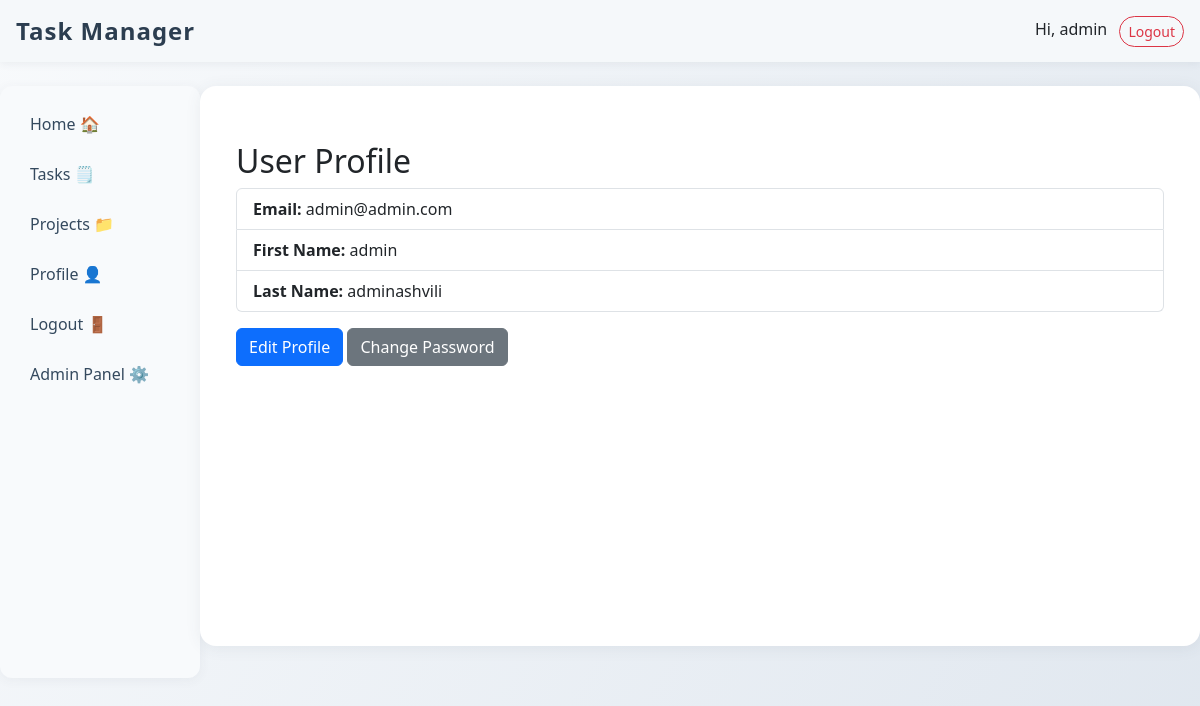
The app's page /profile/ (signed in), older data.
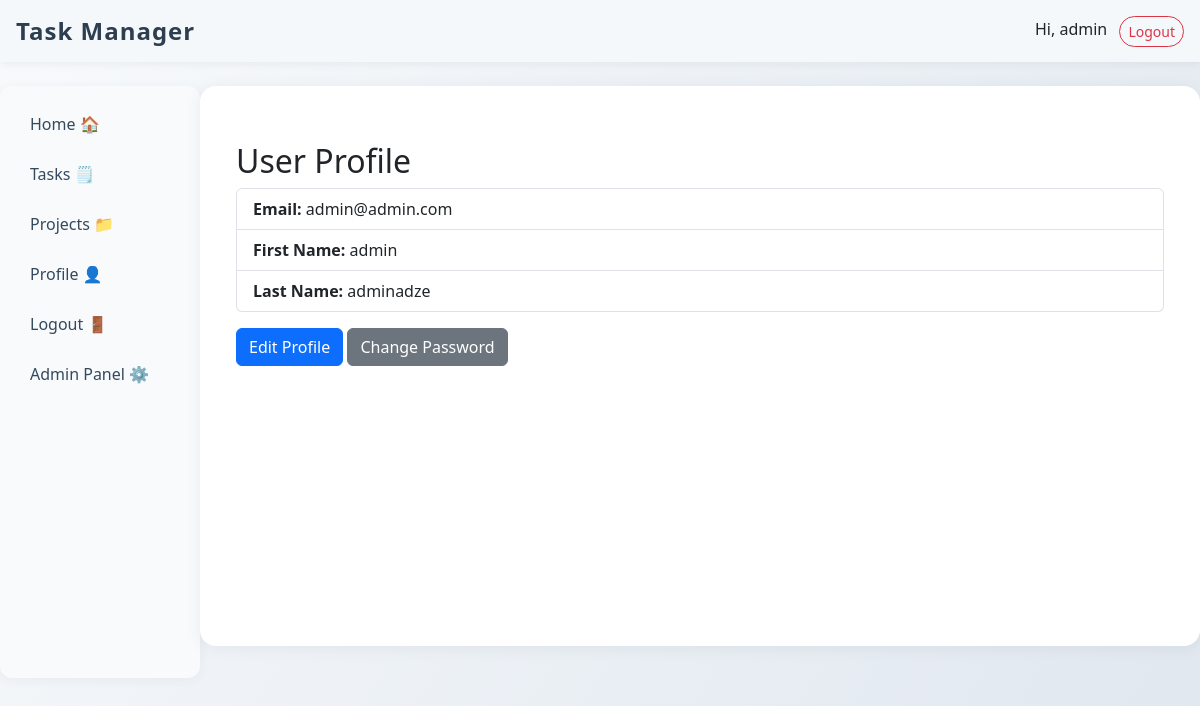
The same page, newer data.
### accounts/models.py (models this page shows, shortened)
class CustomUser(AbstractBaseUser, PermissionsMixin):
    email = models.EmailField(unique=True)
    first_name = models.CharField(max_length=50, blank=True)
    last_name = models.CharField(max_length=50, blank=True)
    is_active = models.BooleanField(default=True)
    is_staff = models.BooleanField(default=False)
    date_joined = models.DateTimeField(auto_now_add=True)
    USERNAME_FIELD = 'email'
    REQUIRED_FIELDS = []
    objects = CustomUserManager()

### accounts/views.py (the view)
# urls.py: path('profile/', views.profile_view, name='profile'),
def profile_view(request):
    if not request.user.is_authenticated:
        return redirect('accounts:login')
    template = 'accounts/partials/profile.html' if is_htmx(request) else 'accounts/profile.html'
    return render(request, template, {'user': request.user})

### accounts/views.py (called while the page is built)
def is_htmx(request):
    return request.headers.get('HX-Request') == 'true'

### accounts/templates/accounts/profile.html
{% extends 'base.html' %}
{% block content %}
<div class="container mt-4">
    <h2>User Profile</h2>
    <ul class="list-group mb-3">
        <li class="list-group-item"><strong>Email:</strong> {{ user.email }}</li>
        {% if user.first_name %}
        <li class="list-group-item"><strong>First Name:</strong> {{ user.first_name }}</li>
        {% endif %}
        {% if user.last_name %}
        <li class="list-group-item"><strong>Last Name:</strong> {{ user.last_name }}</li>
        {% endif %}
    </ul>
    <a href="{% url 'accounts:edit_profile' %}" class="btn btn-primary">Edit Profile</a>
    <a href="{% url 'accounts:password_change' %}" class="btn btn-secondary ml-2">Change Password</a>
</div>
{% endblock %}

### templates/base.html (shortened to what this page needs)
<!DOCTYPE html>
<html lang="en">
<head>
    <link rel="stylesheet" href="https://cdn.jsdelivr.net/npm/bootstrap@5.3.0/dist/css/bootstrap.min.css">
    {% load static %}
    <link rel="stylesheet" href="{% static 'css/static.css' %}">
</head>
<body>
    <nav class="navbar navbar-expand-lg navbar-light bg-light px-3">
        <a class="navbar-brand"
           href="{% url 'tasks:home' %}"
           hx-get="{% url 'tasks:home' %}"
           hx-target="#main-content"
           hx-swap="innerHTML"
           hx-push-url="true">
           Task Manager
        </a>
        <div class="ms-auto">
            {% if user.is_authenticated %}
                <span class="me-2">Hi, {{ user.first_name|default:user.email }}</span>
                <a href="{% url 'accounts:logout' %}"
                   class="btn btn-outline-danger btn-sm"
                   hx-get="{% url 'accounts:logout' %}"
                   hx-target="#main-content"
                   hx-swap="innerHTML"
                   hx-push-url="true">Logout</a>
            {% endif %}
        </div>
    </nav>
    <div class="container-fluid mt-4">
        <div class="row">
            <nav class="col-md-3 col-lg-2 d-md-block bg-light sidebar py-3">
                <ul class="nav flex-column">
                    <li class="nav-item">
                        <a class="nav-link"
                           href="{% url 'tasks:home' %}"
                           hx-get="{% url 'tasks:home' %}"
                           hx-target="#main-content"
                           hx-swap="innerHTML"
                           hx-push-url="true">Home 🏠</a>
                    </li>
                    {% if user.is_authenticated %}
                    <li class="nav-item">
                        <a class="nav-link"
                           href="{% url 'tasks:task_list' %}"
                           hx-get="{% url 'tasks:task_list' %}"
                           hx-target="#main-content"
                           hx-swap="innerHTML"
                           hx-push-url="true">Tasks 🗒️</a>
                    </li>
                    <li class="nav-item">
                        <a class="nav-link"
                           href="{% url 'tasks:project_list' %}"
                           hx-get="{% url 'tasks:project_list' %}"
                           hx-target="#main-content"
                           hx-swap="innerHTML"
                           hx-push-url="true">Projects 📁</a>
                    </li>
                    <li class="nav-item">
                        <a class="nav-link"
                           href="{% url 'accounts:profile' %}"
                           hx-get="{% url 'accounts:profile' %}"
                           hx-target="#main-content"
                           hx-swap="innerHTML"
                           hx-push-url="true">Profile 👤</a>
                    </li>
                    <li class="nav-item">
                        <a class="nav-link"
                           href="{% url 'accounts:logout' %}"
                           hx-get="{% url 'accounts:logout' %}"
                           hx-target="#main-content"
                           hx-swap="innerHTML"
                           hx-push-url="true">Logout 🚪</a>
                    </li>
                    {% endif %}
                    {% if user.is_staff or user.is_superuser %}
                    <li class="nav-item">
                        <a class="nav-link" href="/admin/">Admin Panel ⚙️</a>
                    </li>
                    {% endif %}
                </ul>
            </nav>
            <main class="col-md-9 ms-sm-auto col-lg-10 px-md-4" id="main-content">
                {% block content %}
                {% endblock %}
            </main>
        </div>
    </div>
</body>
</html>

Row changes from the older to the newer data that the page shows:
changed CustomUser "admin": last_name "adminashvili" → "adminadze"
